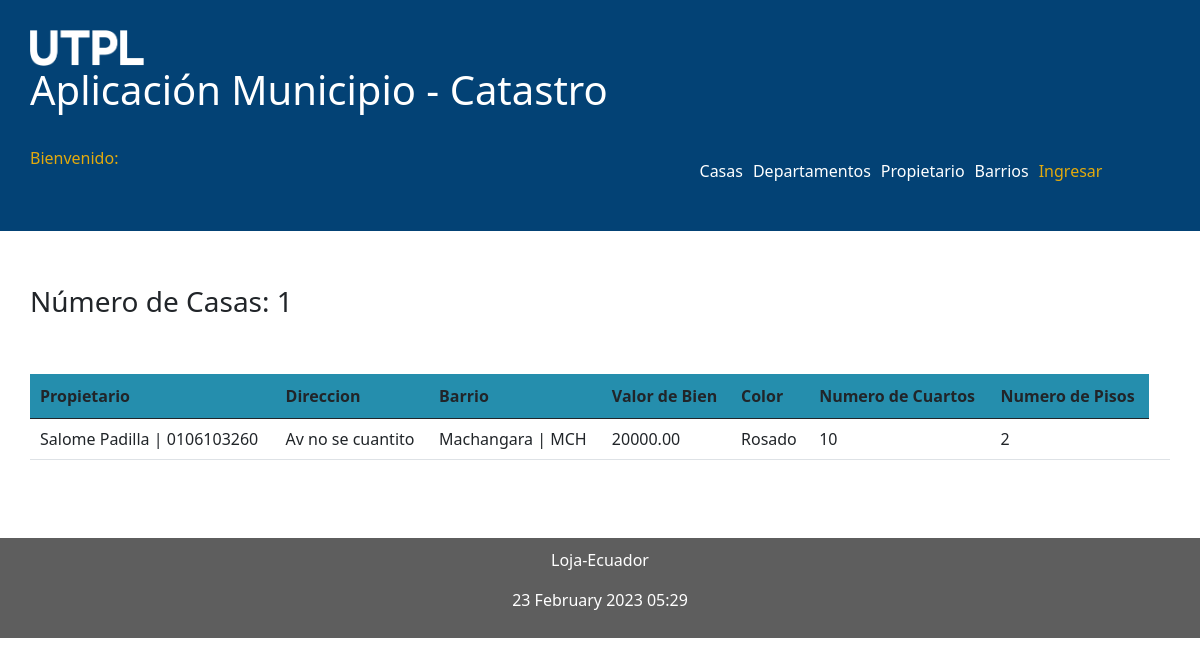
The page /casas on the database its author committed.
### catastro/models.py (models this page shows, shortened)
class Casa (models.Model):
    propietario = models.ForeignKey(Persona, on_delete=models.CASCADE,
                                    related_name="los_propietarios")
    direccion = models.CharField(max_length=50)
    barrio = models.ForeignKey(Barrio, on_delete=models.CASCADE,
                               related_name="los_barrios")
    valor_bien = models.DecimalField(max_digits=100, decimal_places=2)
    color = models.CharField(max_length=20)
    numero_cuartos = models.IntegerField()
    numero_pisos = models.IntegerField()

class Persona (models.Model):
    nombres = models.CharField(max_length=30)
    apellidos = models.CharField(max_length=30)
    cedula = models.CharField(max_length=10)
    correo = models.EmailField(max_length=50)

class Barrio (models.Model):
    nombre = models.CharField(max_length=50)
    siglas = models.CharField(max_length=3)

### catastro/views.py (the view)
# urls.py: path('casas', views.casas, name='casas'),
def casas(request):
    casas = Casa.objects.all()
    informacion_template = {'casas': casas, 'numero_casas': len(casas)}
    return render(request, 'listar_casas.html', informacion_template)

### catastro/templates/listar_casas.html (shortened to what this page needs)
{% extends "master.html" %}
{% block content %}
<br>
<h3>Número de Casas: {{ numero_casas }}</h3>
<br> <br>
<table id="tabla_datos" class="table">
  <thead>
    <tr>
      <th>Propietario</th>
      <th>Direccion</th>
      <th>Barrio</th>
      <th>Valor de Bien</th>
      <th>Color</th>
      <th>Numero de Cuartos</th>
      <th>Numero de Pisos</th>
    </tr>
  </thead>
  {% for e in casas %}
  <tr>
    <td> {{e.propietario.nombres}} {{e.propietario.apellidos}} | {{ e.propietario.cedula}}</td>
    <td> {{e.direccion}}</td>
    <td> {{e.barrio.nombre}} | {{e.barrio.siglas}}</td>
    <td> {{e.valor_bien}}</td>
    <td> {{e.color}}</td>
    <td> {{e.numero_cuartos}}</td>
    <td> {{e.numero_pisos}}</td>
    <td>
    </td>
  </tr>
  {% endfor %}
</table>
{% endblock %}

### catastro/static/css/estilos.css (style rules this page uses)
body { background: #FEFEFD; padding: 0; }
th, td { padding: 15px; border-bottom: 1px solid black; }
tr { background-color: #258EAD; }

### rows shown on the page
Casa: propietario.nombres "Salome", propietario.apellidos "Padilla", propietario.cedula "0106103260", direccion "Av no se cuantito", barrio.nombre "Machangara", barrio.siglas "MCH", valor_bien "20000.00", color "Rosado", numero_cuartos "10", numero_pisos "2"

### other values the page prints
{{ numero_casas }} "1"
